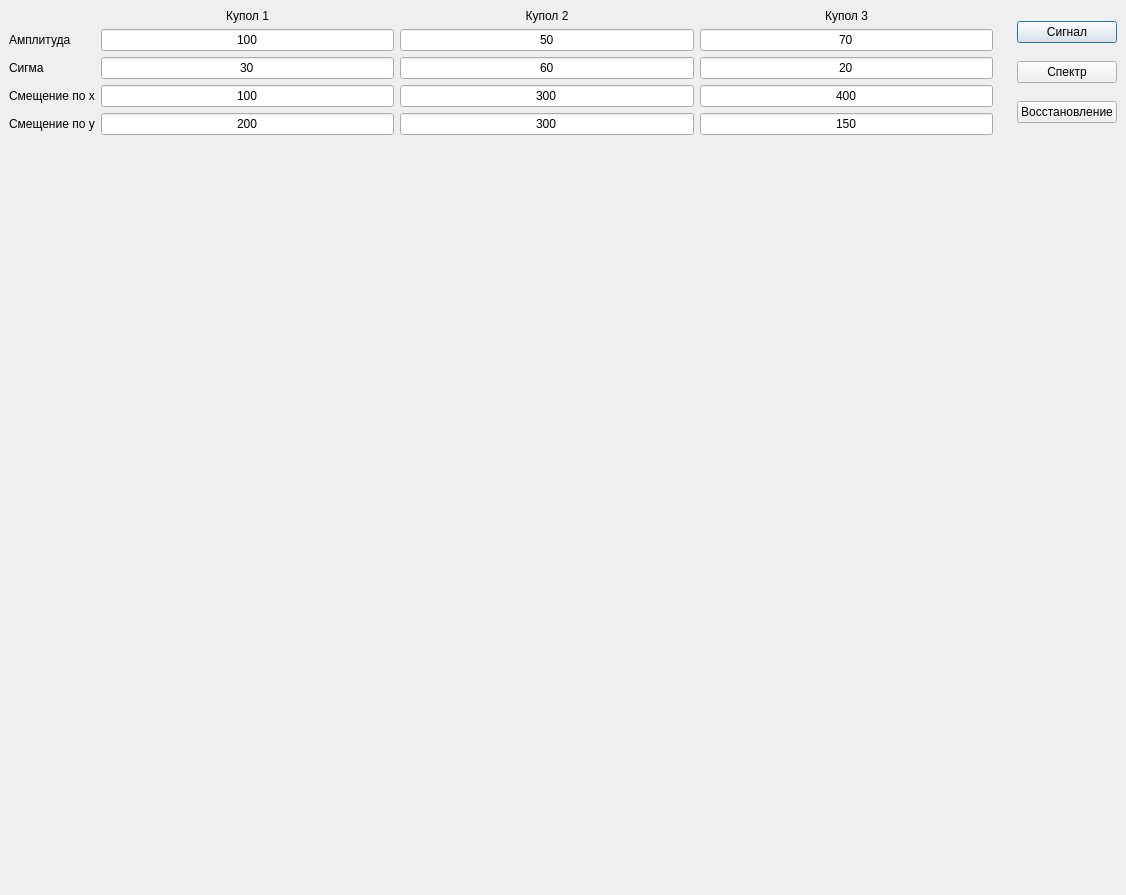
<?xml version="1.0" encoding="UTF-8"?>
<ui version="4.0">
 <class>Dialog</class>
 <widget class="QDialog" name="Dialog">
  <property name="geometry">
   <rect>
    <x>0</x>
    <y>0</y>
    <width>1126</width>
    <height>895</height>
   </rect>
  </property>
  <property name="windowTitle">
   <string>Dialog</string>
  </property>
  <layout class="QVBoxLayout" name="verticalLayout">
   <property name="spacing">
    <number>0</number>
   </property>
   <property name="leftMargin">
    <number>0</number>
   </property>
   <property name="topMargin">
    <number>0</number>
   </property>
   <property name="rightMargin">
    <number>0</number>
   </property>
   <property name="bottomMargin">
    <number>0</number>
   </property>
   <item>
    <widget class="QWidget" name="widget_design" native="true">
     <layout class="QVBoxLayout" name="layout_design">
      <property name="spacing">
       <number>0</number>
      </property>
      <property name="leftMargin">
       <number>0</number>
      </property>
      <property name="topMargin">
       <number>0</number>
      </property>
      <property name="rightMargin">
       <number>0</number>
      </property>
      <property name="bottomMargin">
       <number>0</number>
      </property>
      <item>
       <widget class="QWidget" name="widget_menu" native="true">
        <property name="sizePolicy">
         <sizepolicy hsizetype="Preferred" vsizetype="Maximum">
          <horstretch>0</horstretch>
          <verstretch>0</verstretch>
         </sizepolicy>
        </property>
        <property name="minimumSize">
         <size>
          <width>0</width>
          <height>140</height>
         </size>
        </property>
        <layout class="QHBoxLayout" name="horizontalLayout">
         <property name="leftMargin">
          <number>0</number>
         </property>
         <property name="topMargin">
          <number>0</number>
         </property>
         <property name="rightMargin">
          <number>0</number>
         </property>
         <property name="bottomMargin">
          <number>0</number>
         </property>
         <item>
          <widget class="QWidget" name="widget_dome_parameters" native="true">
           <layout class="QGridLayout" name="gridLayout_2">
            <item row="2" column="0">
             <widget class="QLabel" name="label_text_sigma">
              <property name="text">
               <string>Сигма</string>
              </property>
             </widget>
            </item>
            <item row="1" column="2">
             <widget class="QLineEdit" name="lineEdit_dome_amplitude_2">
              <property name="text">
               <string>50</string>
              </property>
              <property name="alignment">
               <set>Qt::AlignCenter</set>
              </property>
             </widget>
            </item>
            <item row="2" column="2">
             <widget class="QLineEdit" name="lineEdit_dome_sigma_2">
              <property name="text">
               <string>60</string>
              </property>
              <property name="alignment">
               <set>Qt::AlignCenter</set>
              </property>
             </widget>
            </item>
            <item row="3" column="2">
             <widget class="QLineEdit" name="lineEdit_dome_bias_x_2">
              <property name="text">
               <string>300</string>
              </property>
              <property name="alignment">
               <set>Qt::AlignCenter</set>
              </property>
             </widget>
            </item>
            <item row="4" column="2">
             <widget class="QLineEdit" name="lineEdit_dome_bias_y_2">
              <property name="text">
               <string>300</string>
              </property>
              <property name="alignment">
               <set>Qt::AlignCenter</set>
              </property>
             </widget>
            </item>
            <item row="2" column="1">
             <widget class="QLineEdit" name="lineEdit_dome_sigma_1">
              <property name="text">
               <string>30</string>
              </property>
              <property name="alignment">
               <set>Qt::AlignCenter</set>
              </property>
             </widget>
            </item>
            <item row="3" column="0">
             <widget class="QLabel" name="label_text_bias_x">
              <property name="text">
               <string>Смещение по x</string>
              </property>
             </widget>
            </item>
            <item row="1" column="0">
             <widget class="QLabel" name="label_text_amplitude">
              <property name="text">
               <string>Амплитуда</string>
              </property>
             </widget>
            </item>
            <item row="3" column="1">
             <widget class="QLineEdit" name="lineEdit_dome_bias_x_1">
              <property name="text">
               <string>100</string>
              </property>
              <property name="alignment">
               <set>Qt::AlignCenter</set>
              </property>
             </widget>
            </item>
            <item row="4" column="1">
             <widget class="QLineEdit" name="lineEdit_dome_bias_y_1">
              <property name="text">
               <string>200</string>
              </property>
              <property name="alignment">
               <set>Qt::AlignCenter</set>
              </property>
             </widget>
            </item>
            <item row="0" column="2">
             <widget class="QLabel" name="label_text_dome_2">
              <property name="text">
               <string>Купол 2</string>
              </property>
              <property name="alignment">
               <set>Qt::AlignCenter</set>
              </property>
             </widget>
            </item>
            <item row="0" column="1">
             <widget class="QLabel" name="label_text_dome_1">
              <property name="text">
               <string>Купол 1</string>
              </property>
              <property name="alignment">
               <set>Qt::AlignCenter</set>
              </property>
             </widget>
            </item>
            <item row="4" column="0">
             <widget class="QLabel" name="label_text_bias_y">
              <property name="text">
               <string>Смещение по y</string>
              </property>
             </widget>
            </item>
            <item row="0" column="3">
             <widget class="QLabel" name="label_text_dome_3">
              <property name="text">
               <string>Купол 3</string>
              </property>
              <property name="alignment">
               <set>Qt::AlignCenter</set>
              </property>
             </widget>
            </item>
            <item row="1" column="3">
             <widget class="QLineEdit" name="lineEdit_dome_amplitude_3">
              <property name="text">
               <string>70</string>
              </property>
              <property name="alignment">
               <set>Qt::AlignCenter</set>
              </property>
             </widget>
            </item>
            <item row="2" column="3">
             <widget class="QLineEdit" name="lineEdit_dome_sigma_3">
              <property name="text">
               <string>20</string>
              </property>
              <property name="alignment">
               <set>Qt::AlignCenter</set>
              </property>
             </widget>
            </item>
            <item row="3" column="3">
             <widget class="QLineEdit" name="lineEdit_dome_bias_x_3">
              <property name="text">
               <string>400</string>
              </property>
              <property name="alignment">
               <set>Qt::AlignCenter</set>
              </property>
             </widget>
            </item>
            <item row="4" column="3">
             <widget class="QLineEdit" name="lineEdit_dome_bias_y_3">
              <property name="text">
               <string>150</string>
              </property>
              <property name="alignment">
               <set>Qt::AlignCenter</set>
              </property>
             </widget>
            </item>
            <item row="1" column="1">
             <widget class="QLineEdit" name="lineEdit_dome_amplitude_1">
              <property name="text">
               <string>100</string>
              </property>
              <property name="alignment">
               <set>Qt::AlignCenter</set>
              </property>
             </widget>
            </item>
           </layout>
          </widget>
         </item>
         <item>
          <widget class="QWidget" name="widget_buttons_action" native="true">
           <layout class="QVBoxLayout" name="verticalLayout_2">
            <item>
             <widget class="QPushButton" name="pushButton_signal">
              <property name="text">
               <string>Сигнал</string>
              </property>
             </widget>
            </item>
            <item>
             <widget class="QPushButton" name="pushButton_spectrum">
              <property name="text">
               <string>Спектр</string>
              </property>
             </widget>
            </item>
            <item>
             <widget class="QPushButton" name="pushButton_recovery">
              <property name="text">
               <string>Восстановление</string>
              </property>
             </widget>
            </item>
           </layout>
          </widget>
         </item>
        </layout>
       </widget>
      </item>
      <item>
       <widget class="QWidget" name="widget_main" native="true">
        <layout class="QGridLayout" name="gridLayout">
         <property name="leftMargin">
          <number>0</number>
         </property>
         <property name="topMargin">
          <number>0</number>
         </property>
         <property name="rightMargin">
          <number>0</number>
         </property>
         <property name="bottomMargin">
          <number>0</number>
         </property>
         <property name="spacing">
          <number>0</number>
         </property>
         <item row="0" column="0">
          <widget class="QWidget" name="widget_plot_1" native="true">
           <layout class="QVBoxLayout" name="layout_plot_1">
            <property name="spacing">
             <number>0</number>
            </property>
            <property name="leftMargin">
             <number>0</number>
            </property>
            <property name="topMargin">
             <number>0</number>
            </property>
            <property name="rightMargin">
             <number>2</number>
            </property>
            <property name="bottomMargin">
             <number>0</number>
            </property>
           </layout>
          </widget>
         </item>
         <item row="0" column="1">
          <widget class="QWidget" name="widget_plot_4" native="true">
           <layout class="QVBoxLayout" name="layout_plot_4">
            <property name="spacing">
             <number>0</number>
            </property>
            <property name="leftMargin">
             <number>2</number>
            </property>
            <property name="topMargin">
             <number>0</number>
            </property>
            <property name="rightMargin">
             <number>0</number>
            </property>
            <property name="bottomMargin">
             <number>0</number>
            </property>
           </layout>
          </widget>
         </item>
         <item row="1" column="0">
          <widget class="QWidget" name="widget_plot_2" native="true">
           <layout class="QVBoxLayout" name="layout_plot_2">
            <property name="spacing">
             <number>0</number>
            </property>
            <property name="leftMargin">
             <number>0</number>
            </property>
            <property name="topMargin">
             <number>0</number>
            </property>
            <property name="rightMargin">
             <number>2</number>
            </property>
            <property name="bottomMargin">
             <number>0</number>
            </property>
           </layout>
          </widget>
         </item>
         <item row="1" column="1">
          <widget class="QWidget" name="widget_plot_3" native="true">
           <layout class="QVBoxLayout" name="layout_plot_3">
            <property name="spacing">
             <number>0</number>
            </property>
            <property name="leftMargin">
             <number>2</number>
            </property>
            <property name="topMargin">
             <number>0</number>
            </property>
            <property name="rightMargin">
             <number>0</number>
            </property>
            <property name="bottomMargin">
             <number>0</number>
            </property>
           </layout>
          </widget>
         </item>
        </layout>
       </widget>
      </item>
     </layout>
    </widget>
   </item>
  </layout>
 </widget>
 <resources/>
 <connections/>
</ui>
